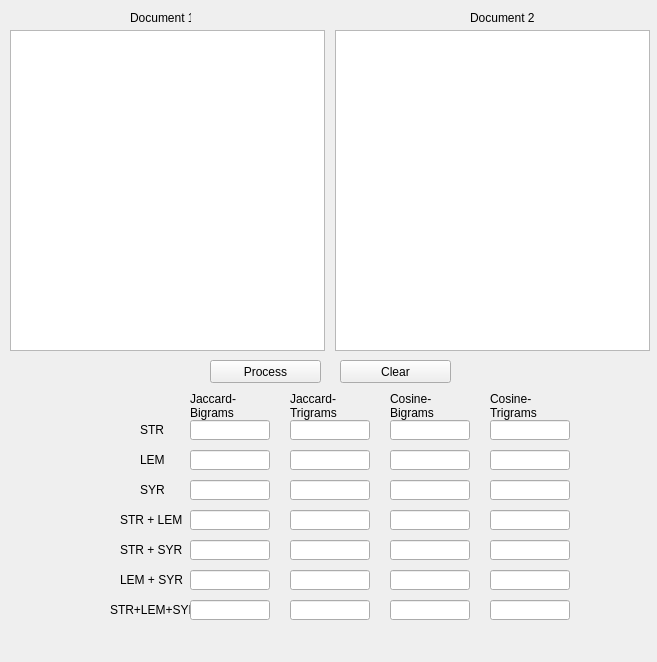
<?xml version="1.0" encoding="UTF-8"?>
<ui version="4.0">
 <class>Form</class>
 <widget class="QWidget" name="Form">
  <property name="geometry">
   <rect>
    <x>0</x>
    <y>0</y>
    <width>657</width>
    <height>662</height>
   </rect>
  </property>
  <property name="windowTitle">
   <string>Process text</string>
  </property>
  <widget class="QPushButton" name="pushButton">
   <property name="geometry">
    <rect>
     <x>210</x>
     <y>360</y>
     <width>111</width>
     <height>23</height>
    </rect>
   </property>
   <property name="text">
    <string>Process</string>
   </property>
  </widget>
  <widget class="QLineEdit" name="line11">
   <property name="geometry">
    <rect>
     <x>190</x>
     <y>420</y>
     <width>80</width>
     <height>20</height>
    </rect>
   </property>
  </widget>
  <widget class="QLineEdit" name="line13">
   <property name="geometry">
    <rect>
     <x>390</x>
     <y>420</y>
     <width>80</width>
     <height>20</height>
    </rect>
   </property>
  </widget>
  <widget class="QTextEdit" name="textEdit_2">
   <property name="geometry">
    <rect>
     <x>335</x>
     <y>30</y>
     <width>315</width>
     <height>321</height>
    </rect>
   </property>
  </widget>
  <widget class="QLabel" name="label">
   <property name="geometry">
    <rect>
     <x>190</x>
     <y>390</y>
     <width>81</width>
     <height>31</height>
    </rect>
   </property>
   <property name="lineWidth">
    <number>1</number>
   </property>
   <property name="text">
    <string>Jaccard-Bigrams</string>
   </property>
   <property name="wordWrap">
    <bool>true</bool>
   </property>
  </widget>
  <widget class="QLabel" name="label_2">
   <property name="geometry">
    <rect>
     <x>290</x>
     <y>390</y>
     <width>81</width>
     <height>31</height>
    </rect>
   </property>
   <property name="text">
    <string>Jaccard-Trigrams</string>
   </property>
   <property name="wordWrap">
    <bool>true</bool>
   </property>
  </widget>
  <widget class="QLineEdit" name="line12">
   <property name="geometry">
    <rect>
     <x>290</x>
     <y>420</y>
     <width>80</width>
     <height>20</height>
    </rect>
   </property>
  </widget>
  <widget class="QLineEdit" name="line14">
   <property name="geometry">
    <rect>
     <x>490</x>
     <y>420</y>
     <width>80</width>
     <height>20</height>
    </rect>
   </property>
  </widget>
  <widget class="QLabel" name="label_3">
   <property name="geometry">
    <rect>
     <x>390</x>
     <y>390</y>
     <width>81</width>
     <height>31</height>
    </rect>
   </property>
   <property name="text">
    <string>Cosine-Bigrams</string>
   </property>
   <property name="wordWrap">
    <bool>true</bool>
   </property>
  </widget>
  <widget class="QLabel" name="label_4">
   <property name="geometry">
    <rect>
     <x>490</x>
     <y>390</y>
     <width>81</width>
     <height>31</height>
    </rect>
   </property>
   <property name="text">
    <string>Cosine-Trigrams</string>
   </property>
   <property name="wordWrap">
    <bool>true</bool>
   </property>
  </widget>
  <widget class="QLabel" name="label_5">
   <property name="geometry">
    <rect>
     <x>130</x>
     <y>10</y>
     <width>61</width>
     <height>16</height>
    </rect>
   </property>
   <property name="text">
    <string>Document 1</string>
   </property>
  </widget>
  <widget class="QLabel" name="label_6">
   <property name="geometry">
    <rect>
     <x>470</x>
     <y>10</y>
     <width>71</width>
     <height>16</height>
    </rect>
   </property>
   <property name="text">
    <string>Document 2</string>
   </property>
  </widget>
  <widget class="QTextEdit" name="textEdit">
   <property name="geometry">
    <rect>
     <x>10</x>
     <y>30</y>
     <width>315</width>
     <height>321</height>
    </rect>
   </property>
  </widget>
  <widget class="QPushButton" name="pushButton_2">
   <property name="geometry">
    <rect>
     <x>340</x>
     <y>360</y>
     <width>111</width>
     <height>23</height>
    </rect>
   </property>
   <property name="text">
    <string>Clear</string>
   </property>
  </widget>
  <widget class="QLabel" name="label_7">
   <property name="geometry">
    <rect>
     <x>140</x>
     <y>450</y>
     <width>81</width>
     <height>20</height>
    </rect>
   </property>
   <property name="text">
    <string>LEM</string>
   </property>
   <property name="wordWrap">
    <bool>true</bool>
   </property>
  </widget>
  <widget class="QLabel" name="label_8">
   <property name="geometry">
    <rect>
     <x>140</x>
     <y>480</y>
     <width>81</width>
     <height>20</height>
    </rect>
   </property>
   <property name="text">
    <string>SYR</string>
   </property>
   <property name="wordWrap">
    <bool>true</bool>
   </property>
  </widget>
  <widget class="QLabel" name="label_9">
   <property name="geometry">
    <rect>
     <x>120</x>
     <y>540</y>
     <width>81</width>
     <height>20</height>
    </rect>
   </property>
   <property name="text">
    <string>STR + SYR</string>
   </property>
   <property name="wordWrap">
    <bool>true</bool>
   </property>
  </widget>
  <widget class="QLabel" name="label_10">
   <property name="geometry">
    <rect>
     <x>120</x>
     <y>510</y>
     <width>81</width>
     <height>20</height>
    </rect>
   </property>
   <property name="text">
    <string>STR + LEM</string>
   </property>
   <property name="wordWrap">
    <bool>true</bool>
   </property>
  </widget>
  <widget class="QLabel" name="label_11">
   <property name="geometry">
    <rect>
     <x>140</x>
     <y>420</y>
     <width>31</width>
     <height>20</height>
    </rect>
   </property>
   <property name="text">
    <string>STR</string>
   </property>
   <property name="wordWrap">
    <bool>true</bool>
   </property>
  </widget>
  <widget class="QLabel" name="label_12">
   <property name="geometry">
    <rect>
     <x>110</x>
     <y>600</y>
     <width>81</width>
     <height>20</height>
    </rect>
   </property>
   <property name="text">
    <string>STR+LEM+SYR</string>
   </property>
   <property name="wordWrap">
    <bool>true</bool>
   </property>
  </widget>
  <widget class="QLabel" name="label_13">
   <property name="geometry">
    <rect>
     <x>120</x>
     <y>570</y>
     <width>81</width>
     <height>20</height>
    </rect>
   </property>
   <property name="text">
    <string>LEM + SYR</string>
   </property>
   <property name="wordWrap">
    <bool>true</bool>
   </property>
  </widget>
  <widget class="QLineEdit" name="line24">
   <property name="geometry">
    <rect>
     <x>490</x>
     <y>450</y>
     <width>80</width>
     <height>20</height>
    </rect>
   </property>
  </widget>
  <widget class="QLineEdit" name="line21">
   <property name="geometry">
    <rect>
     <x>190</x>
     <y>450</y>
     <width>80</width>
     <height>20</height>
    </rect>
   </property>
  </widget>
  <widget class="QLineEdit" name="line23">
   <property name="geometry">
    <rect>
     <x>390</x>
     <y>450</y>
     <width>80</width>
     <height>20</height>
    </rect>
   </property>
  </widget>
  <widget class="QLineEdit" name="line22">
   <property name="geometry">
    <rect>
     <x>290</x>
     <y>450</y>
     <width>80</width>
     <height>20</height>
    </rect>
   </property>
  </widget>
  <widget class="QLineEdit" name="line64">
   <property name="geometry">
    <rect>
     <x>490</x>
     <y>570</y>
     <width>80</width>
     <height>20</height>
    </rect>
   </property>
  </widget>
  <widget class="QLineEdit" name="line61">
   <property name="geometry">
    <rect>
     <x>190</x>
     <y>570</y>
     <width>80</width>
     <height>20</height>
    </rect>
   </property>
  </widget>
  <widget class="QLineEdit" name="line63">
   <property name="geometry">
    <rect>
     <x>390</x>
     <y>570</y>
     <width>80</width>
     <height>20</height>
    </rect>
   </property>
  </widget>
  <widget class="QLineEdit" name="line62">
   <property name="geometry">
    <rect>
     <x>290</x>
     <y>570</y>
     <width>80</width>
     <height>20</height>
    </rect>
   </property>
  </widget>
  <widget class="QLineEdit" name="line34">
   <property name="geometry">
    <rect>
     <x>490</x>
     <y>480</y>
     <width>80</width>
     <height>20</height>
    </rect>
   </property>
  </widget>
  <widget class="QLineEdit" name="line31">
   <property name="geometry">
    <rect>
     <x>190</x>
     <y>480</y>
     <width>80</width>
     <height>20</height>
    </rect>
   </property>
  </widget>
  <widget class="QLineEdit" name="line33">
   <property name="geometry">
    <rect>
     <x>390</x>
     <y>480</y>
     <width>80</width>
     <height>20</height>
    </rect>
   </property>
  </widget>
  <widget class="QLineEdit" name="line32">
   <property name="geometry">
    <rect>
     <x>290</x>
     <y>480</y>
     <width>80</width>
     <height>20</height>
    </rect>
   </property>
  </widget>
  <widget class="QLineEdit" name="line44">
   <property name="geometry">
    <rect>
     <x>490</x>
     <y>510</y>
     <width>80</width>
     <height>20</height>
    </rect>
   </property>
  </widget>
  <widget class="QLineEdit" name="line41">
   <property name="geometry">
    <rect>
     <x>190</x>
     <y>510</y>
     <width>80</width>
     <height>20</height>
    </rect>
   </property>
  </widget>
  <widget class="QLineEdit" name="line43">
   <property name="geometry">
    <rect>
     <x>390</x>
     <y>510</y>
     <width>80</width>
     <height>20</height>
    </rect>
   </property>
  </widget>
  <widget class="QLineEdit" name="line42">
   <property name="geometry">
    <rect>
     <x>290</x>
     <y>510</y>
     <width>80</width>
     <height>20</height>
    </rect>
   </property>
  </widget>
  <widget class="QLineEdit" name="line54">
   <property name="geometry">
    <rect>
     <x>490</x>
     <y>540</y>
     <width>80</width>
     <height>20</height>
    </rect>
   </property>
  </widget>
  <widget class="QLineEdit" name="line51">
   <property name="geometry">
    <rect>
     <x>190</x>
     <y>540</y>
     <width>80</width>
     <height>20</height>
    </rect>
   </property>
  </widget>
  <widget class="QLineEdit" name="line53">
   <property name="geometry">
    <rect>
     <x>390</x>
     <y>540</y>
     <width>80</width>
     <height>20</height>
    </rect>
   </property>
  </widget>
  <widget class="QLineEdit" name="line52">
   <property name="geometry">
    <rect>
     <x>290</x>
     <y>540</y>
     <width>80</width>
     <height>20</height>
    </rect>
   </property>
  </widget>
  <widget class="QLineEdit" name="line74">
   <property name="geometry">
    <rect>
     <x>490</x>
     <y>600</y>
     <width>80</width>
     <height>20</height>
    </rect>
   </property>
  </widget>
  <widget class="QLineEdit" name="line71">
   <property name="geometry">
    <rect>
     <x>190</x>
     <y>600</y>
     <width>80</width>
     <height>20</height>
    </rect>
   </property>
  </widget>
  <widget class="QLineEdit" name="line73">
   <property name="geometry">
    <rect>
     <x>390</x>
     <y>600</y>
     <width>80</width>
     <height>20</height>
    </rect>
   </property>
  </widget>
  <widget class="QLineEdit" name="line72">
   <property name="geometry">
    <rect>
     <x>290</x>
     <y>600</y>
     <width>80</width>
     <height>20</height>
    </rect>
   </property>
  </widget>
 </widget>
 <resources/>
 <connections/>
</ui>
